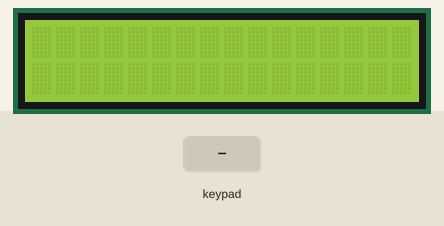
Recording of a sketch running on a simulated Arduino Uno, built with avr-gcc and run on an emulated ATmega328P. On the bench: 16×2 character LCD. Inputs (shaded band) come from the test bench.

Above: at 1.2 s.
1.3 s: keypad keys 4 3 2 1 # pressed 0.4 s apart
At 3.9 s:
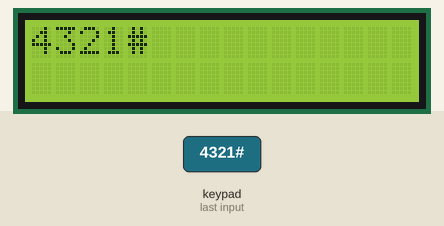
4.8 s: key '*' pressed
At 5.4 s:
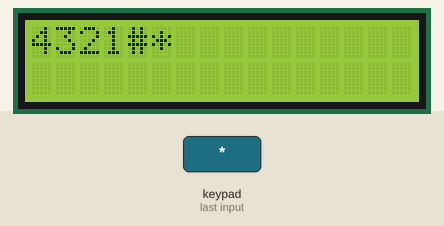
6.3 s: key '#' pressed
At 7.5 s:
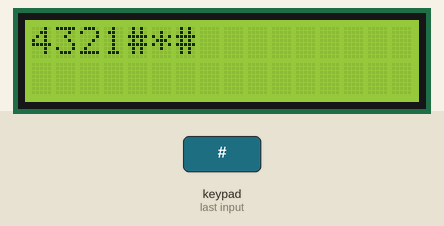
7.8 s: keypad keys 4 3 2 1 * pressed 0.4 s apart
At 10.0 s:
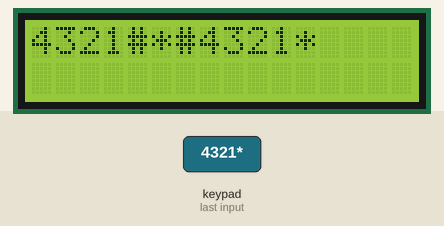
11.3 s: keypad keys 1 3 9 7 * pressed 0.4 s apart
At 13.9 s:
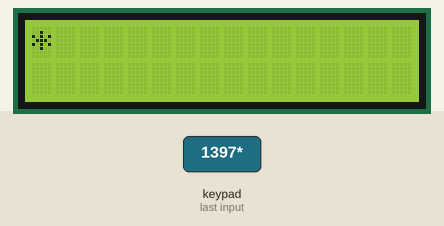
14.8 s: keypad keys 7 6 5 # pressed 0.4 s apart
At 16.3 s:
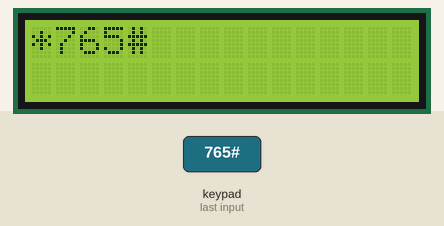
Timing chart, 0 to 17.8 s (numbered marks = the images above; inputs shaded):
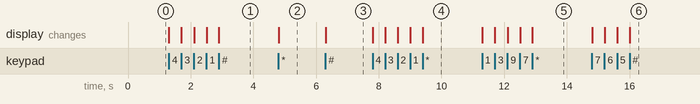

The sketch:

p5subgaada.ino
```cpp
#include <LiquidCrystal.h>
#include <Keypad.h>

LiquidCrystal lcd(13,12,11,10,9,8);

const byte rows = 4;
const byte cols = 3;
int coloumn = 0;
int row;
char keys [rows][cols] =
{
  {'1','2','3'},
  {'4','5','6'},
  {'7','8','9'},
  {'*','0','#'}
 };

  byte rowPins [rows] = {4, 3, 2, 1};
  byte colPins [cols]= {7, 6, 5};
  Keypad keypad = Keypad(makeKeymap(keys), rowPins, colPins, rows, cols);

void setup() {
  // put your setup code here, to run once:
lcd.begin(16, 2);
Serial.begin(9600);
}

void loop() {
char key = keypad.getKey();
if(key == '1' || key == '2' || key == '3' ||
   key == '4' || key == '5' || key == '6' ||
   key == '7' || key == '8' || key == '9' ||
   key == '*' || key == '0' || key == '#'){
lcd.setCursor(coloumn, 0);
lcd.print(key);
coloumn = coloumn + 1;
  if(coloumn> 15){
lcd.clear();
coloumn = 0;
    }
}
}
```

Measured:
- after the input at 1.3 s, the display: first changes at once (image 1 shows a later state)
- after the input at 4.8 s, the display: changes at once (image 2)
- after the input at 6.3 s, the display: changes at once (image 3)
- after the input at 7.8 s, the display: first changes at once (image 4 shows a later state)
- after the input at 11.3 s, the display: first changes at once (image 5 shows a later state)
- after the input at 14.8 s, the display: first changes at once (image 6 shows a later state)
